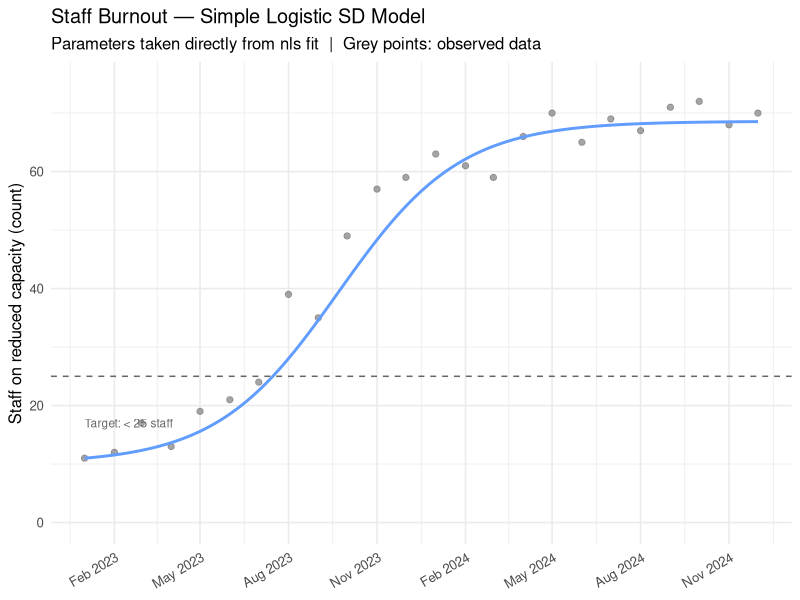
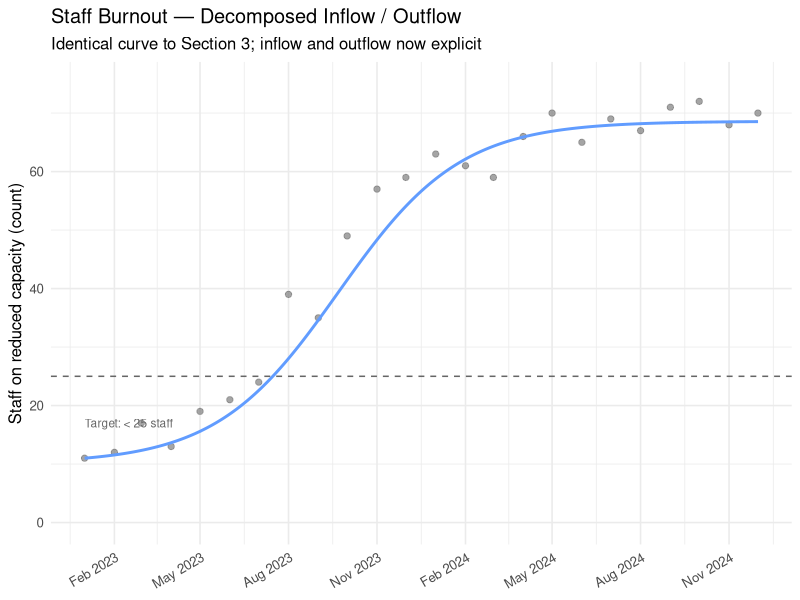
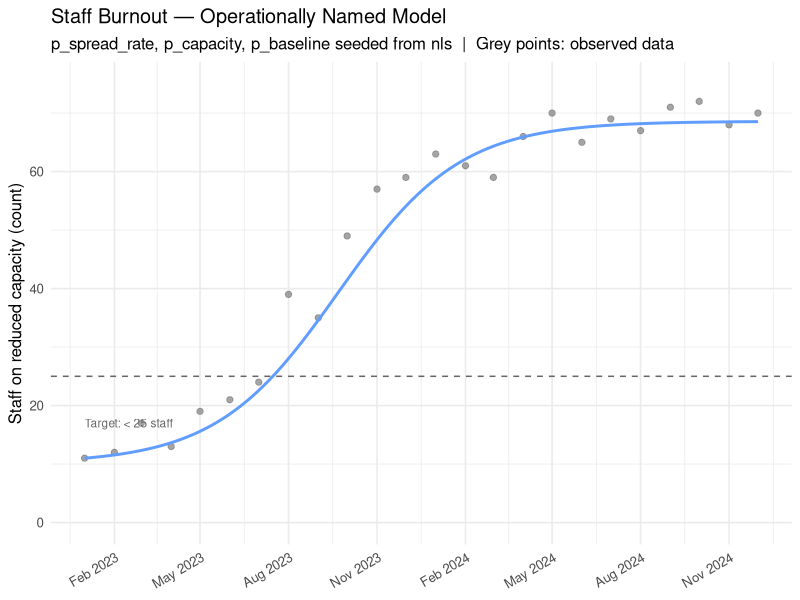
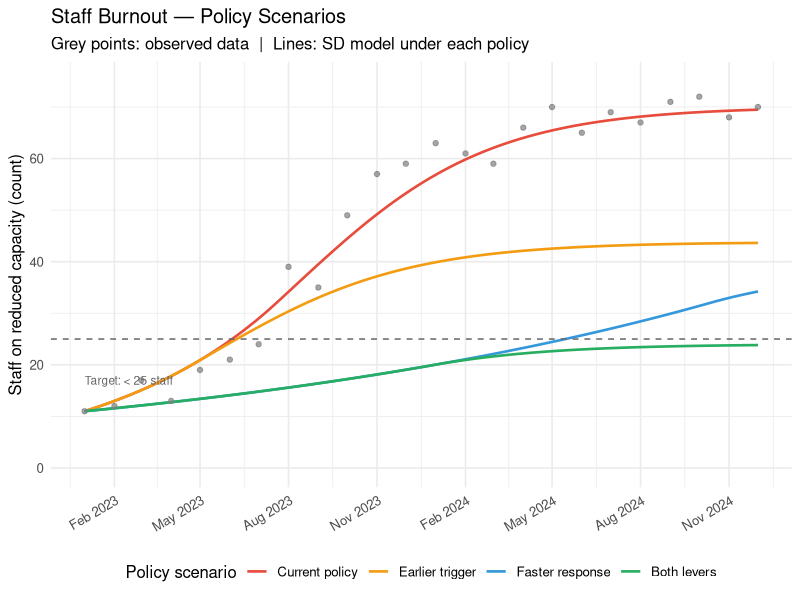
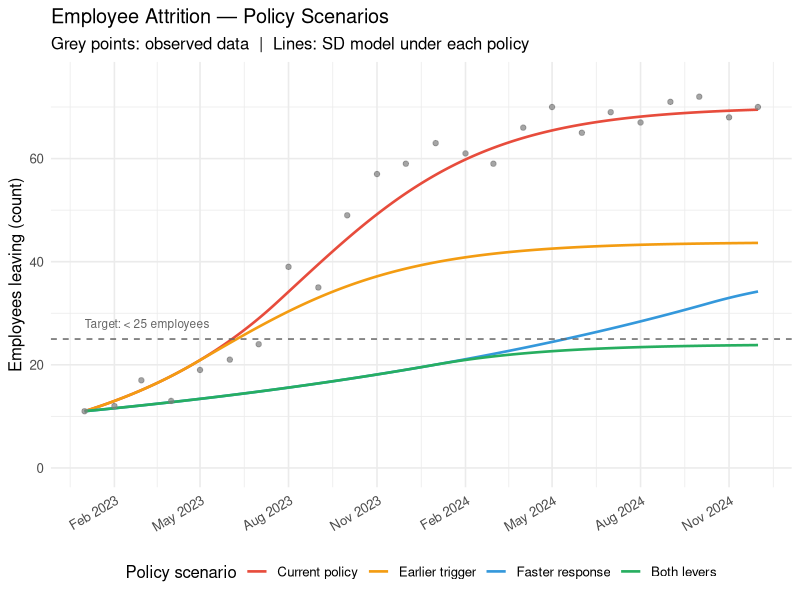
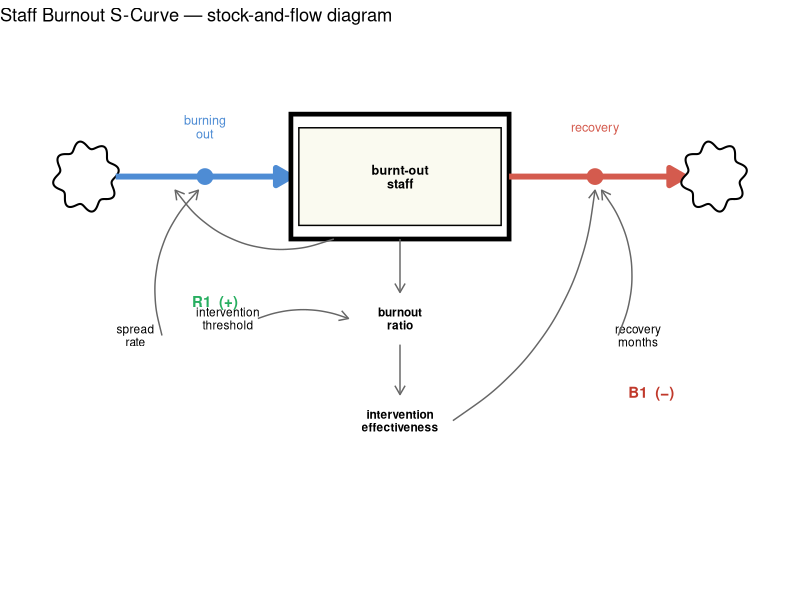
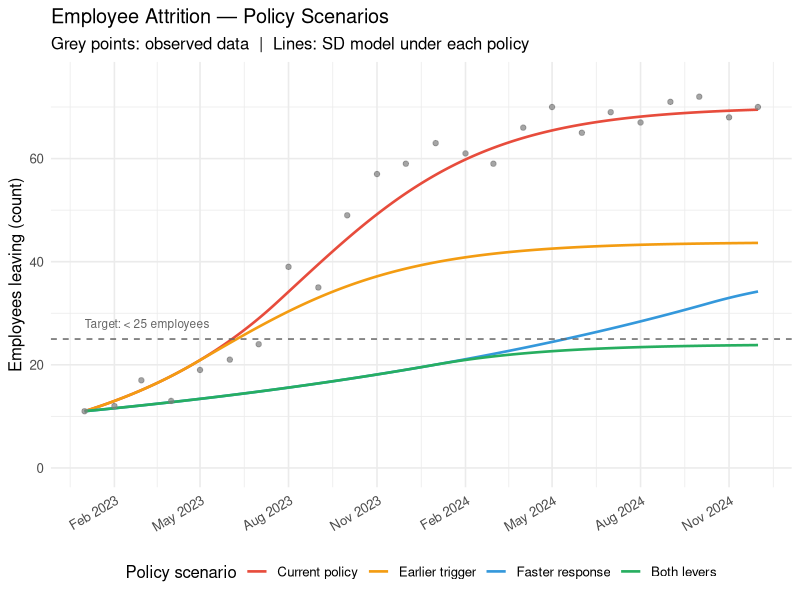

Source code (R) for these figures, in order:
library(tidyverse)
library(deSolve)

# ── Scenario ──────────────────────────────────────────────────────────────────
#
# A technology company has undergone a round of redundancies, reducing
# headcount from 200 to 150. At the start of the observation period, 11 staff
# are already on reduced capacity due to burnout — a pre-existing condition
# made worse by the layoffs. As workload pressure mounts on the remaining team,
# burnout begins to spread.
#
# Two feedback loops drive the system:
#
#   R1 (+): Burnt-out staff reduce team capacity → remaining healthy staff
#           absorb extra workload → higher stress → more staff burn out
#
#   B1 (−): Rising burnout count → management deploys support measures
#           (contractors, reduced scope, wellness programmes) →
#           shorter effective recovery time → staff return to capacity
#
# The problem in this data:
#   - B1 kicks in too late  (management escalates only when > 32 staff affected)
#   - The resulting equilibrium is too high (~ 50 staff; target is < 25)
#
# Organisational levers:
#   (a) WHEN to trigger the support response  → B1 intervention threshold
#   (b) HOW QUICKLY support is deployed       → effective recovery time
#
# ─────────────────────────────────────────────────────────────────────────────

# ── Logistic fit summary (from part 1 — nls / SSfpl) ─────────────────────────

tibble(
  parameter = c("K — upper asymptote", "L — lower asymptote", "r (growth rate)", "t0 (inflection month)"),
  value     = c(68.6, 10.1, 0.480, 8.8)
) |> print()

raw_data <- tribble(
  ~period,   ~burnt_out_staff,
  "Jan-23",  11,
  "Feb-23",  12,
  "Mar-23",  17,
  "Apr-23",  13,
  "May-23",  19,
  "Jun-23",  21,
  "Jul-23",  24,
  "Aug-23",  39,
  "Sep-23",  35,
  "Oct-23",  49,
  "Nov-23",  57,
  "Dec-23",  59,
  "Jan-24",  63,
  "Feb-24",  61,
  "Mar-24",  59,
  "Apr-24",  66,
  "May-24",  70,
  "Jun-24",  65,
  "Jul-24",  69,
  "Aug-24",  67,
  "Sep-24",  71,
  "Oct-24",  72,
  "Nov-24",  68,
  "Dec-24",  70
)

print(raw_data)

# ── Step 2: Reshape to tidy format ────────────────────────────────────────────

tidy_data <- raw_data |>
  mutate(date = as.Date(paste0("01-", period), format = "%d-%b-%y")) |>
  arrange(date) |>
  mutate(t = row_number())

# ------------------------------------------------------------------------------
# SECTION 3: simple logistic SD model from nls parameters
# ------------------------------------------------------------------------------

# The nls fit gives us K, L, r, and t0 directly. The ODE that produces the
# same S-shaped trajectory is just the logistic growth equation:
#
#   ds/dt = r * (s − L) * (1 − (s − L) / (K − L))
#
# (s − L) is how far above the baseline the stock currently sits.
# (1 − (s − L)/(K − L)) is how much room is left before the ceiling K.
# When s is near L the second term ≈ 1 and growth is near-exponential.
# When s approaches K the second term → 0 and growth halts.
#
# No auxiliary variables, no threshold logic — just the three nls parameters
# plugged straight into one net-flow formula.

p_K <- 68.6
p_L <- 10.1
p_r <- 0.480

logistic_model <- function(time, stocks, params) {
  with(as.list(c(stocks, params)), {
    f_net <- p_r * (s_burnt_out - p_L) * (1 - (s_burnt_out - p_L) / (p_K - p_L))
    list(c(f_net))
  })
}

sim_logistic <- ode(
  y      = c(s_burnt_out = 11),
  times  = seq(1, 24, by = 0.1),
  parms  = c(p_K = p_K, p_L = p_L, p_r = p_r),
  func   = logistic_model,
  method = "rk4"
) |>
  as_tibble() |>
  mutate(
    time        = as.numeric(time),
    s_burnt_out = as.numeric(s_burnt_out),
    date        = as.Date("2023-01-01") + (time - 1) * 30.44
  )

ggplot() +
  geom_point(data = tidy_data,
             aes(x = date, y = burnt_out_staff),
             colour = "grey50", size = 1.8, alpha = 0.7) +
  geom_line(data = sim_logistic,
            aes(x = date, y = s_burnt_out),
            colour = "#619CFF", linewidth = 1.0) +
  geom_hline(yintercept = 25, linetype = "dashed",
             colour = "grey40", linewidth = 0.5) +
  annotate("text", x = as.Date("2023-01-01"), y = 17,
           label = "Target: < 25 staff", colour = "grey40",
           size = 3, hjust = 0) +
  scale_y_continuous(limits = c(0, 75)) +
  scale_x_date(date_labels = "%b %Y", date_breaks = "3 months") +
  labs(
    title    = "Staff Burnout — Simple Logistic SD Model",
    subtitle = "Parameters taken directly from nls fit  |  Grey points: observed data",
    x        = NULL,
    y        = "Staff on reduced capacity (count)"
  ) +
  theme_minimal(base_size = 12) +
  theme(axis.text.x = element_text(angle = 30, hjust = 1))


# ------------------------------------------------------------------------------
# SECTION 3a: decompose the net flow into explicit inflow and outflow
# ------------------------------------------------------------------------------

# Expanding r*(s−L)*(1−(s−L)/(K−L)) algebraically gives two terms:
#
#   f_in  = r * (s − L)              ← R1: contagion scales with active burnout
#   f_out = r * (s − L)² / (K − L)  ← B1: recovery drag grows as capacity fills
#
# The curve is identical to Section 3 — only the structure is now visible.
# Both flows share r, so the spread rate cancels at equilibrium:
#   setting f_in = f_out → s* = L + (K − L) = K
# The equilibrium is determined purely by K and L, not by r.
# r controls only the speed of approach, not where the system ends up.

logistic_decomposed <- function(time, stocks, params) {
  with(as.list(c(stocks, params)), {
    f_in  <- p_r * (s_burnt_out - p_L)
    f_out <- p_r * (s_burnt_out - p_L)^2 / (p_K - p_L)
    list(c(f_in - f_out), inflow = f_in, outflow = f_out)
  })
}

sim_decomposed <- ode(
  y      = c(s_burnt_out = 11),
  times  = seq(1, 24, by = 0.1),
  parms  = c(p_K = p_K, p_L = p_L, p_r = p_r),
  func   = logistic_decomposed,
  method = "rk4"
) |>
  as_tibble() |>
  mutate(
    time        = as.numeric(time),
    s_burnt_out = as.numeric(s_burnt_out),
    date        = as.Date("2023-01-01") + (time - 1) * 30.44
  )

ggplot() +
  geom_point(data = tidy_data,
             aes(x = date, y = burnt_out_staff),
             colour = "grey50", size = 1.8, alpha = 0.7) +
  geom_line(data = sim_decomposed,
            aes(x = date, y = s_burnt_out),
            colour = "#619CFF", linewidth = 1.0) +
  geom_hline(yintercept = 25, linetype = "dashed",
             colour = "grey40", linewidth = 0.5) +
  annotate("text", x = as.Date("2023-01-01"), y = 17,
           label = "Target: < 25 staff", colour = "grey40",
           size = 3, hjust = 0) +
  scale_y_continuous(limits = c(0, 75)) +
  scale_x_date(date_labels = "%b %Y", date_breaks = "3 months") +
  labs(
    title    = "Staff Burnout — Decomposed Inflow / Outflow",
    subtitle = "Identical curve to Section 3; inflow and outflow now explicit",
    x        = NULL,
    y        = "Staff on reduced capacity (count)"
  ) +
  theme_minimal(base_size = 12) +
  theme(axis.text.x = element_text(angle = 30, hjust = 1))


# ------------------------------------------------------------------------------
# SECTION 3b: rename flows and parameters to operational language
# ------------------------------------------------------------------------------

# Same model as 3a with organisational names:
#
#   r       → p_spread_rate   monthly rate at which burnout spreads through the team
#   K − L   → p_capacity      how many additional staff can be affected before
#                              density-dependent recovery arrests further growth
#   L       → p_baseline      pre-existing burnout at the start of observation
#
# Seeded from nls:
#   p_spread_rate = r         = 0.480
#   p_capacity    = K − L     = 68.6 − 10.1 = 58.5
#   p_baseline    = L         = 10.1
#
# Equilibrium: s* = p_baseline + p_capacity = 10.1 + 58.5 = 68.6
# To reach target K < 25, management would need p_capacity < 14.9 —
# a 75% reduction. That motivates the richer threshold model in Section 4,
# which gives independent levers on both the speed and the ceiling.

model_burnout_simple <- function(time, stocks, params) {
  with(as.list(c(stocks, params)), {
    f_burning_out <- p_spread_rate * (s_burnt_out - p_baseline)
    f_recovering  <- p_spread_rate * (s_burnt_out - p_baseline)^2 / p_capacity
    list(c(f_burning_out - f_recovering),
         burning_out = f_burning_out,
         recovering  = f_recovering)
  })
}

sim_simple <- ode(
  y      = c(s_burnt_out = 11),
  times  = seq(1, 24, by = 0.1),
  parms  = c(p_spread_rate = 0.480, p_capacity = 58.5, p_baseline = 10.1),
  func   = model_burnout_simple,
  method = "rk4"
) |>
  as_tibble() |>
  mutate(
    time        = as.numeric(time),
    s_burnt_out = as.numeric(s_burnt_out),
    date        = as.Date("2023-01-01") + (time - 1) * 30.44
  )

ggplot() +
  geom_point(data = tidy_data,
             aes(x = date, y = burnt_out_staff),
             colour = "grey50", size = 1.8, alpha = 0.7) +
  geom_line(data = sim_simple,
            aes(x = date, y = s_burnt_out),
            colour = "#619CFF", linewidth = 1.0) +
  geom_hline(yintercept = 25, linetype = "dashed",
             colour = "grey40", linewidth = 0.5) +
  annotate("text", x = as.Date("2023-01-01"), y = 17,
           label = "Target: < 25 staff", colour = "grey40",
           size = 3, hjust = 0) +
  scale_y_continuous(limits = c(0, 75)) +
  scale_x_date(date_labels = "%b %Y", date_breaks = "3 months") +
  labs(
    title    = "Staff Burnout — Operationally Named Model",
    subtitle = "p_spread_rate, p_capacity, p_baseline seeded from nls  |  Grey points: observed data",
    x        = NULL,
    y        = "Staff on reduced capacity (count)"
  ) +
  theme_minimal(base_size = 12) +
  theme(axis.text.x = element_text(angle = 30, hjust = 1))


# ------------------------------------------------------------------------------
# SECTION 4: SD model with policy and operational levers
# ------------------------------------------------------------------------------

# ── Structure ─────────────────────────────────────────────────────────────────
#
# One stock: s_burnt_out_staff
#
#   f_burning_out  [R1, +]
#     Stress contagion: each burnt-out person reduces team capacity, loading
#     extra pressure onto healthy colleagues and accelerating further burnout.
#
#   f_recovery     [B1, −]
#     Management support: once the count exceeds the intervention threshold,
#     leadership brings in additional resource — shortening the effective
#     recovery window. Mirrors c_policy_effectiveness from tut-09-outline.
#
# ── Implied equilibrium ───────────────────────────────────────────────────────
#   K = p_intervention_threshold × p_spread_rate × p_recovery_months
#
# ── Levers ────────────────────────────────────────────────────────────────────
#   p_intervention_threshold  — staff count that triggers escalated support
#   p_recovery_months         — baseline months to return to capacity

model_burnout <- function(time, stocks, params) {
  with(as.list(c(stocks, params)), {
    
    c_intervention_effectiveness <- min(
      p_intervention_threshold / max(s_burnt_out_staff, 0.001), 1
    )
    
    # R1: stress contagion spreads burnout through the team
    f_burning_out <- s_burnt_out_staff * p_spread_rate
    
    # B1: management support; effective recovery window contracts above threshold
    f_recovery <- s_burnt_out_staff /
      (p_recovery_months * c_intervention_effectiveness)
    
    ds_burnt_out_staff_dt <- f_burning_out - f_recovery
    
    return(list(
      c(ds_burnt_out_staff_dt),
      burning_out                = f_burning_out,
      recovery                   = f_recovery,
      intervention_effectiveness = c_intervention_effectiveness
    ))
  })
}

# ── Scenarios ─────────────────────────────────────────────────────────────────
# Implied K = p_intervention_threshold × p_spread_rate × p_recovery_months

scenarios <- list(
  `Current policy`  = c(p_spread_rate = 0.30, p_recovery_months = 7.3, p_intervention_threshold = 32),
  `Earlier trigger` = c(p_spread_rate = 0.30, p_recovery_months = 7.3, p_intervention_threshold = 20),
  `Faster response` = c(p_spread_rate = 0.30, p_recovery_months = 4.0, p_intervention_threshold = 32),
  `Both levers`     = c(p_spread_rate = 0.30, p_recovery_months = 4.0, p_intervention_threshold = 20)
)

stocks      <- c(s_burnt_out_staff = 11)
sim_time    <- seq(1, 24, by = 0.1)
origin_date <- as.Date("2023-01-01")

sim_results <- imap_dfr(scenarios, function(params, label) {
  ode(y = stocks, times = sim_time, func = model_burnout,
      parms = params, method = "rk4") |>
    as_tibble() |>
    transmute(
      scenario        = label,
      time            = as.numeric(time),
      date            = origin_date + (time - 1) * 30.44,
      burnt_out_staff = as.numeric(s_burnt_out_staff)
    )
}) |>
  mutate(scenario = factor(scenario, levels = names(scenarios)))

sim_results |>
  group_by(scenario) |>
  filter(time == max(time)) |>
  transmute(scenario, equilibrium_count = round(burnt_out_staff, 1)) |>
  print()

ggplot(sim_results, aes(x = date, y = burnt_out_staff, colour = scenario)) +
  geom_line(linewidth = 0.9) +
  geom_point(
    data = tidy_data,
    aes(x = date, y = burnt_out_staff),
    colour = "grey50", size = 1.5, alpha = 0.7, inherit.aes = FALSE
  ) +
  geom_hline(yintercept = 25, linetype = "dashed",
             colour = "grey40", linewidth = 0.5) +
  annotate("text", x = origin_date, y = 17,
           label = "Target: < 25 staff", colour = "grey40",
           size = 3, hjust = 0) +
  scale_y_continuous(limits = c(0, 75)) +
  scale_x_date(date_labels = "%b %Y", date_breaks = "3 months") +
  scale_colour_manual(values = c(
    "Current policy"  = "#E74C3C",
    "Earlier trigger" = "#F39C12",
    "Faster response" = "#3498DB",
    "Both levers"     = "#27AE60"
  )) +
  labs(
    title    = "Staff Burnout — Policy Scenarios",
    subtitle = "Grey points: observed data  |  Lines: SD model under each policy",
    x        = NULL,
    y        = "Staff on reduced capacity (count)",
    colour   = "Policy scenario"
  ) +
  theme_minimal(base_size = 12) +
  theme(
    legend.position = "bottom",
    axis.text.x     = element_text(angle = 30, hjust = 1)
  )

ggplot(sim_results, aes(x = date, y = burnt_out_staff, colour = scenario)) +
  geom_line(linewidth = 0.9) +
  geom_point(
    data = tidy_data,
    aes(x = date, y = burnt_out_staff),
    colour = "grey50", size = 1.5, alpha = 0.7, inherit.aes = FALSE
  ) +
  geom_hline(yintercept = 25, linetype = "dashed",
             colour = "grey40", linewidth = 0.5) +
  annotate("text", x = origin_date, y = 28,
           label = "Target: < 25 employees", colour = "grey40",
           size = 3, hjust = 0) +
  scale_y_continuous(limits = c(0, 75)) +
  scale_x_date(date_labels = "%b %Y", date_breaks = "3 months") +
  scale_colour_manual(values = c(
    "Current policy"  = "#E74C3C",
    "Earlier trigger" = "#F39C12",
    "Faster response" = "#3498DB",
    "Both levers"     = "#27AE60"
  )) +
  labs(
    title    = "Employee Attrition — Policy Scenarios",
    subtitle = "Grey points: observed data  |  Lines: SD model under each policy",
    x        = NULL,
    y        = "Employees leaving (count)",
    colour   = "Policy scenario"
  ) +
  theme_minimal(base_size = 12) +
  theme(
    legend.position = "bottom",
    axis.text.x     = element_text(angle = 30, hjust = 1)
  )

ggsave(
  filename = "website-tutorials/assets/services-scenario-models-decision-analytics.png",
  width    = 7,
  height   = 5,
  units    = "in",
  dpi      = 120,
  bg       = "white"
)

# ── Equilibrium by scenario ───────────────────────────────────────────────────
#
#   Scenario          K (implied)   Equilibrium (simulated)
#   ──────────────────────────────────────────────────────────────────────
#   Current policy      70.1            ~ 70       above target  (matches K_hat)
#   Earlier trigger     43.8            ~ 44       above target
#   Faster response     38.4            ~ 38       above target
#   Both levers         24.0            ~ 24       below target of 25 ✓
#
# Note on the "Faster response" lever: p_recovery_months cannot be reduced
# below 1/p_spread_rate (= 3.33 months) without making the net flow negative
# even below the intervention threshold — the spread rate must dominate
# naturally for the S-curve to form. Reducing from 7.3 → 4.0 months
# represents a significant but achievable improvement through contractor
# resource, occupational health support, and flexible working arrangements.
#
# Neither single lever reaches the target of 25. Only pulling both together
# brings the equilibrium below it, demonstrating that the burnout trajectory
# is a structural problem encoded in how late and how weakly the organisation
# responds — not an unavoidable consequence of the redundancies.


# ── Stock-and-flow diagram ────────────────────────────────────────────────────

make_cloud <- function(cx, cy, w = 0.45, h = 0.28) {
  theta <- seq(0, 2 * pi, length.out = 200)
  bump  <- 1 + 0.12 * sin(8 * theta)
  tibble(x = cx + w * bump * cos(theta), y = cy + h * bump * sin(theta))
}

flow_arrow <- arrow(length = unit(0.44, "cm"), type = "closed")
info_arrow <- arrow(length = unit(0.26, "cm"), type = "open")

burning_valve_x <- 2.55
burning_valve_y <- 4.0
recovery_valve_x  <- 8.45
recovery_valve_y  <- 4.0

ggplot() +
  # Source cloud
  geom_polygon(data = make_cloud(0.75, burning_valve_y), aes(x, y),
               fill = "white", colour = "black", linewidth = 0.7) +
  # Burning out — inflow (R1)
  annotate("segment", x = 1.2, xend = 3.85,
           y = burning_valve_y, yend = burning_valve_y,
           linewidth = 2, colour = "#4e8cd4", arrow = flow_arrow) +
  annotate("point", x = burning_valve_x, y = burning_valve_y,
           size = 5, colour = "#4e8cd4") +
  annotate("text", x = burning_valve_x, y = 4.44,
           label = "burning\nout", size = 3.2, colour = "#4e8cd4",
           lineheight = 0.9) +
  # Stock
  annotate("rect", xmin = 3.85, xmax = 7.15, ymin = 3.45, ymax = 4.55,
           fill = "white", colour = "black", linewidth = 1.6) +
  annotate("rect", xmin = 3.97, xmax = 7.03, ymin = 3.57, ymax = 4.43,
           fill = "#fafaf0", colour = "black", linewidth = 0.5) +
  annotate("text", x = 5.5, y = 4.0, label = "burnt-out\nstaff",
           size = 3.2, fontface = "bold", lineheight = 0.9) +
  # Recovery — outflow (B1)
  annotate("segment", x = 7.15, xend = 9.8,
           y = recovery_valve_y, yend = recovery_valve_y,
           linewidth = 2, colour = "#d45b4e", arrow = flow_arrow) +
  annotate("point", x = recovery_valve_x, y = recovery_valve_y,
           size = 5, colour = "#d45b4e") +
  annotate("text", x = recovery_valve_x, y = 4.44,
           label = "recovery", size = 3.2, colour = "#d45b4e",
           lineheight = 0.9) +
  # Sink cloud
  geom_polygon(data = make_cloud(10.25, recovery_valve_y), aes(x, y),
               fill = "white", colour = "black", linewidth = 0.7) +
  
  # Auxiliary chain (bold — calculated converters)
  annotate("text", x = 5.5, y = 2.75, label = "burnout\nratio",
           size = 3.0, fontface = "bold", lineheight = 0.9) +
  annotate("text", x = 5.5, y = 1.85, label = "intervention\neffectiveness",
           size = 3.0, fontface = "bold", lineheight = 0.9) +
  
  # Parameters (plain text)
  annotate("text", x = 1.5,  y = 2.6,  label = "spread\nrate",
           size = 3.0, lineheight = 0.9) +
  annotate("text", x = 9.1,  y = 2.6,  label = "recovery\nmonths",
           size = 3.0, lineheight = 0.9) +
  annotate("text", x = 2.9,  y = 2.75, label = "intervention\nthreshold",
           size = 3.0, lineheight = 0.9) +
  
  # Info: vertical chain — stock ↓ burnout ratio ↓ intervention effectiveness
  annotate("segment", x = 5.5, xend = 5.5, y = 3.45, yend = 2.98,
           colour = "grey40", linewidth = 0.5, arrow = info_arrow) +
  annotate("segment", x = 5.5, xend = 5.5, y = 2.52, yend = 2.08,
           colour = "grey40", linewidth = 0.5, arrow = info_arrow) +
  
  # Info: intervention threshold → burnout ratio
  geom_curve(
    data = data.frame(x = 3.35, y = 2.75, xend = 4.72, yend = 2.75),
    aes(x = x, y = y, xend = xend, yend = yend),
    curvature = -0.2, colour = "grey40", linewidth = 0.5, arrow = info_arrow
  ) +
  # Info: intervention effectiveness → recovery valve (B1)
  geom_curve(
    data = data.frame(x = 6.3, y = 1.85,
                      xend = recovery_valve_x, yend = recovery_valve_y - 0.12),
    aes(x = x, y = y, xend = xend, yend = yend),
    curvature = 0.25, colour = "grey40", linewidth = 0.5, arrow = info_arrow
  ) +
  # Info: stock → burning-out valve (R1 reinforcing loop)
  geom_curve(
    data = data.frame(x = 4.5, y = 3.45,
                      xend = 2.1, yend = burning_valve_y - 0.12),
    aes(x = x, y = y, xend = xend, yend = yend),
    curvature = -0.38, colour = "grey40", linewidth = 0.5, arrow = info_arrow
  ) +
  # Info: spread rate → burning-out valve
  geom_curve(
    data = data.frame(x = 1.9, y = 2.6,
                      xend = burning_valve_x - 0.1, yend = burning_valve_y - 0.12),
    aes(x = x, y = y, xend = xend, yend = yend),
    curvature = -0.3, colour = "grey40", linewidth = 0.5, arrow = info_arrow
  ) +
  # Info: recovery months → recovery valve
  geom_curve(
    data = data.frame(x = 8.8, y = 2.6,
                      xend = recovery_valve_x + 0.1, yend = recovery_valve_y - 0.12),
    aes(x = x, y = y, xend = xend, yend = yend),
    curvature = 0.3, colour = "grey40", linewidth = 0.5, arrow = info_arrow
  ) +
  
  # Loop labels
  annotate("text", x = 2.7, y = 2.9, label = "R1  (+)", size = 3.8,
           colour = "#27ae60", fontface = "bold") +
  annotate("text", x = 9.3, y = 2.1, label = "B1  (−)", size = 3.8,
           colour = "#c0392b", fontface = "bold") +
  theme_void() +
  coord_cartesian(xlim = c(0, 11), ylim = c(0.5, 5.1)) +
  labs(title = "Staff Burnout S-Curve — stock-and-flow diagram")
